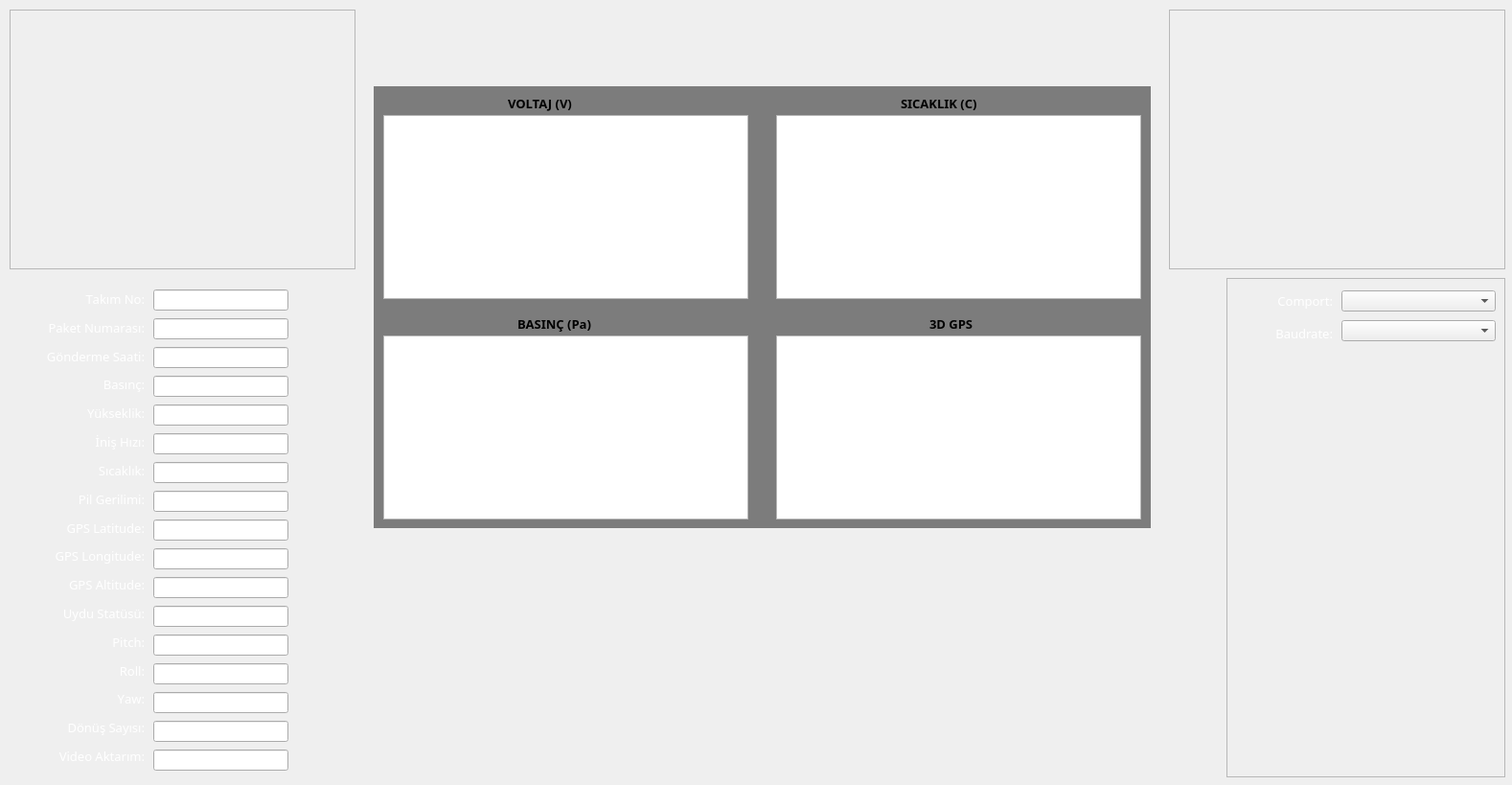
<?xml version="1.0" encoding="UTF-8"?>
<ui version="4.0">
 <class>Form</class>
 <widget class="QWidget" name="Form">
  <property name="geometry">
   <rect>
    <x>0</x>
    <y>0</y>
    <width>1578</width>
    <height>819</height>
   </rect>
  </property>
  <property name="windowTitle">
   <string>Gazi Uzay Cihangir İHA </string>
  </property>
  <property name="windowIcon">
   <iconset>
    <normaloff>gazi-icon.ico</normaloff>gazi-icon.ico</iconset>
  </property>
  <widget class="QLabel" name="label">
   <property name="geometry">
    <rect>
     <x>10</x>
     <y>10</y>
     <width>361</width>
     <height>271</height>
    </rect>
   </property>
   <property name="frameShape">
    <enum>QFrame::StyledPanel</enum>
   </property>
   <property name="frameShadow">
    <enum>QFrame::Raised</enum>
   </property>
   <property name="text">
    <string/>
   </property>
   <property name="pixmap">
    <pixmap>uzay2.jpg!d</pixmap>
   </property>
  </widget>
  <widget class="QLabel" name="label_4">
   <property name="geometry">
    <rect>
     <x>60</x>
     <y>20</y>
     <width>251</width>
     <height>251</height>
    </rect>
   </property>
   <property name="text">
    <string/>
   </property>
   <property name="pixmap">
    <pixmap>gazi-icon.ico</pixmap>
   </property>
  </widget>
  <widget class="QLabel" name="label_2">
   <property name="geometry">
    <rect>
     <x>10</x>
     <y>290</y>
     <width>301</width>
     <height>521</height>
    </rect>
   </property>
   <property name="text">
    <string/>
   </property>
   <property name="pixmap">
    <pixmap>uzay2.jpg!d</pixmap>
   </property>
  </widget>
  <widget class="QWidget" name="verticalLayoutWidget">
   <property name="geometry">
    <rect>
     <x>20</x>
     <y>300</y>
     <width>131</width>
     <height>501</height>
    </rect>
   </property>
   <property name="font">
    <font>
     <family>Verdana Pro Cond</family>
     <pointsize>10</pointsize>
     <weight>50</weight>
     <bold>false</bold>
     <kerning>false</kerning>
    </font>
   </property>
   <layout class="QVBoxLayout" name="verticalLayout">
    <item>
     <widget class="QLabel" name="label_3">
      <property name="font">
       <font>
        <family>Verdana Pro Cond</family>
        <pointsize>10</pointsize>
        <weight>50</weight>
        <bold>false</bold>
        <kerning>false</kerning>
       </font>
      </property>
      <property name="styleSheet">
       <string notr="true">color: rgb(255, 255, 255);</string>
      </property>
      <property name="text">
       <string>Takım No:</string>
      </property>
      <property name="alignment">
       <set>Qt::AlignRight|Qt::AlignTrailing|Qt::AlignVCenter</set>
      </property>
     </widget>
    </item>
    <item>
     <widget class="QLabel" name="label_5">
      <property name="font">
       <font>
        <family>Verdana Pro Cond</family>
        <pointsize>10</pointsize>
        <weight>50</weight>
        <bold>false</bold>
        <kerning>false</kerning>
       </font>
      </property>
      <property name="styleSheet">
       <string notr="true">color: rgb(255, 255, 255);</string>
      </property>
      <property name="text">
       <string>Paket Numarası:</string>
      </property>
      <property name="alignment">
       <set>Qt::AlignRight|Qt::AlignTrailing|Qt::AlignVCenter</set>
      </property>
     </widget>
    </item>
    <item>
     <widget class="QLabel" name="label_6">
      <property name="font">
       <font>
        <family>Verdana Pro Cond</family>
        <pointsize>10</pointsize>
        <weight>50</weight>
        <bold>false</bold>
        <kerning>false</kerning>
       </font>
      </property>
      <property name="styleSheet">
       <string notr="true">color: rgb(255, 255, 255);</string>
      </property>
      <property name="text">
       <string>Gönderme Saati:</string>
      </property>
      <property name="alignment">
       <set>Qt::AlignRight|Qt::AlignTrailing|Qt::AlignVCenter</set>
      </property>
     </widget>
    </item>
    <item>
     <widget class="QLabel" name="label_7">
      <property name="font">
       <font>
        <family>Verdana Pro Cond</family>
        <pointsize>10</pointsize>
        <weight>50</weight>
        <bold>false</bold>
        <kerning>false</kerning>
       </font>
      </property>
      <property name="styleSheet">
       <string notr="true">color: rgb(255, 255, 255);</string>
      </property>
      <property name="text">
       <string>Basınç:</string>
      </property>
      <property name="alignment">
       <set>Qt::AlignRight|Qt::AlignTrailing|Qt::AlignVCenter</set>
      </property>
     </widget>
    </item>
    <item>
     <widget class="QLabel" name="label_10">
      <property name="font">
       <font>
        <family>Verdana Pro Cond</family>
        <pointsize>10</pointsize>
        <weight>50</weight>
        <bold>false</bold>
        <kerning>false</kerning>
       </font>
      </property>
      <property name="styleSheet">
       <string notr="true">color: rgb(255, 255, 255);</string>
      </property>
      <property name="text">
       <string>Yükseklik:</string>
      </property>
      <property name="alignment">
       <set>Qt::AlignRight|Qt::AlignTrailing|Qt::AlignVCenter</set>
      </property>
     </widget>
    </item>
    <item>
     <widget class="QLabel" name="label_11">
      <property name="font">
       <font>
        <family>Verdana Pro Cond</family>
        <pointsize>10</pointsize>
        <weight>50</weight>
        <bold>false</bold>
        <kerning>false</kerning>
       </font>
      </property>
      <property name="styleSheet">
       <string notr="true">color: rgb(255, 255, 255);</string>
      </property>
      <property name="text">
       <string>İniş Hızı:</string>
      </property>
      <property name="alignment">
       <set>Qt::AlignRight|Qt::AlignTrailing|Qt::AlignVCenter</set>
      </property>
     </widget>
    </item>
    <item>
     <widget class="QLabel" name="label_12">
      <property name="font">
       <font>
        <family>Verdana Pro Cond</family>
        <pointsize>10</pointsize>
        <weight>50</weight>
        <bold>false</bold>
        <kerning>false</kerning>
       </font>
      </property>
      <property name="styleSheet">
       <string notr="true">color: rgb(255, 255, 255);</string>
      </property>
      <property name="text">
       <string>Sıcaklık:</string>
      </property>
      <property name="alignment">
       <set>Qt::AlignRight|Qt::AlignTrailing|Qt::AlignVCenter</set>
      </property>
     </widget>
    </item>
    <item>
     <widget class="QLabel" name="label_14">
      <property name="font">
       <font>
        <family>Verdana Pro Cond</family>
        <pointsize>10</pointsize>
        <weight>50</weight>
        <bold>false</bold>
        <kerning>false</kerning>
       </font>
      </property>
      <property name="styleSheet">
       <string notr="true">color: rgb(255, 255, 255);</string>
      </property>
      <property name="text">
       <string>Pil Gerilimi:</string>
      </property>
      <property name="alignment">
       <set>Qt::AlignRight|Qt::AlignTrailing|Qt::AlignVCenter</set>
      </property>
     </widget>
    </item>
    <item>
     <widget class="QLabel" name="label_15">
      <property name="font">
       <font>
        <family>Verdana Pro Cond</family>
        <pointsize>10</pointsize>
        <weight>50</weight>
        <bold>false</bold>
        <kerning>false</kerning>
       </font>
      </property>
      <property name="styleSheet">
       <string notr="true">color: rgb(255, 255, 255);</string>
      </property>
      <property name="text">
       <string>GPS Latitude:</string>
      </property>
      <property name="alignment">
       <set>Qt::AlignRight|Qt::AlignTrailing|Qt::AlignVCenter</set>
      </property>
     </widget>
    </item>
    <item>
     <widget class="QLabel" name="label_16">
      <property name="font">
       <font>
        <family>Verdana Pro Cond</family>
        <pointsize>10</pointsize>
        <weight>50</weight>
        <bold>false</bold>
        <kerning>false</kerning>
       </font>
      </property>
      <property name="styleSheet">
       <string notr="true">color: rgb(255, 255, 255);</string>
      </property>
      <property name="text">
       <string>GPS Longitude:</string>
      </property>
      <property name="alignment">
       <set>Qt::AlignRight|Qt::AlignTrailing|Qt::AlignVCenter</set>
      </property>
     </widget>
    </item>
    <item>
     <widget class="QLabel" name="label_17">
      <property name="font">
       <font>
        <family>Verdana Pro Cond</family>
        <pointsize>10</pointsize>
        <weight>50</weight>
        <bold>false</bold>
        <kerning>false</kerning>
       </font>
      </property>
      <property name="styleSheet">
       <string notr="true">color: rgb(255, 255, 255);</string>
      </property>
      <property name="text">
       <string>GPS Altitude:</string>
      </property>
      <property name="alignment">
       <set>Qt::AlignRight|Qt::AlignTrailing|Qt::AlignVCenter</set>
      </property>
     </widget>
    </item>
    <item>
     <widget class="QLabel" name="label_18">
      <property name="font">
       <font>
        <family>Verdana Pro Cond</family>
        <pointsize>10</pointsize>
        <weight>50</weight>
        <bold>false</bold>
        <kerning>false</kerning>
       </font>
      </property>
      <property name="styleSheet">
       <string notr="true">color: rgb(255, 255, 255);</string>
      </property>
      <property name="text">
       <string>Uydu Statüsü:</string>
      </property>
      <property name="alignment">
       <set>Qt::AlignRight|Qt::AlignTrailing|Qt::AlignVCenter</set>
      </property>
     </widget>
    </item>
    <item>
     <widget class="QLabel" name="label_19">
      <property name="font">
       <font>
        <family>Verdana Pro Cond</family>
        <pointsize>10</pointsize>
        <weight>50</weight>
        <bold>false</bold>
        <kerning>false</kerning>
       </font>
      </property>
      <property name="styleSheet">
       <string notr="true">color: rgb(255, 255, 255);</string>
      </property>
      <property name="text">
       <string>Pitch:</string>
      </property>
      <property name="alignment">
       <set>Qt::AlignRight|Qt::AlignTrailing|Qt::AlignVCenter</set>
      </property>
     </widget>
    </item>
    <item>
     <widget class="QLabel" name="label_8">
      <property name="font">
       <font>
        <family>Verdana Pro Cond</family>
        <pointsize>10</pointsize>
        <weight>50</weight>
        <bold>false</bold>
        <kerning>false</kerning>
       </font>
      </property>
      <property name="styleSheet">
       <string notr="true">color: rgb(255, 255, 255);
</string>
      </property>
      <property name="text">
       <string>Roll:</string>
      </property>
      <property name="alignment">
       <set>Qt::AlignRight|Qt::AlignTrailing|Qt::AlignVCenter</set>
      </property>
     </widget>
    </item>
    <item>
     <widget class="QLabel" name="label_9">
      <property name="font">
       <font>
        <family>Verdana Pro Cond</family>
        <pointsize>10</pointsize>
        <weight>50</weight>
        <bold>false</bold>
        <kerning>false</kerning>
       </font>
      </property>
      <property name="styleSheet">
       <string notr="true">color: rgb(255, 255, 255);</string>
      </property>
      <property name="text">
       <string>Yaw:</string>
      </property>
      <property name="alignment">
       <set>Qt::AlignRight|Qt::AlignTrailing|Qt::AlignVCenter</set>
      </property>
     </widget>
    </item>
    <item>
     <widget class="QLabel" name="label_13">
      <property name="font">
       <font>
        <family>Verdana Pro Cond</family>
        <pointsize>10</pointsize>
        <weight>50</weight>
        <bold>false</bold>
        <kerning>false</kerning>
       </font>
      </property>
      <property name="styleSheet">
       <string notr="true">color: rgb(255, 255, 255);</string>
      </property>
      <property name="text">
       <string>Dönüş Sayısı:</string>
      </property>
      <property name="alignment">
       <set>Qt::AlignRight|Qt::AlignTrailing|Qt::AlignVCenter</set>
      </property>
     </widget>
    </item>
    <item>
     <widget class="QLabel" name="label_37">
      <property name="font">
       <font>
        <family>Verdana Pro Cond</family>
        <pointsize>10</pointsize>
        <weight>50</weight>
        <bold>false</bold>
        <kerning>false</kerning>
       </font>
      </property>
      <property name="styleSheet">
       <string notr="true">color: rgb(255, 255, 255);</string>
      </property>
      <property name="text">
       <string>Video Aktarım:</string>
      </property>
      <property name="alignment">
       <set>Qt::AlignRight|Qt::AlignTrailing|Qt::AlignVCenter</set>
      </property>
     </widget>
    </item>
   </layout>
  </widget>
  <widget class="QWidget" name="verticalLayoutWidget_2">
   <property name="geometry">
    <rect>
     <x>160</x>
     <y>300</y>
     <width>141</width>
     <height>521</height>
    </rect>
   </property>
   <layout class="QVBoxLayout" name="verticalLayout_2">
    <item>
     <widget class="QLineEdit" name="lineEdit"/>
    </item>
    <item>
     <widget class="QLineEdit" name="lineEdit_2"/>
    </item>
    <item>
     <widget class="QLineEdit" name="lineEdit_3"/>
    </item>
    <item>
     <widget class="QLineEdit" name="lineEdit_4"/>
    </item>
    <item>
     <widget class="QLineEdit" name="lineEdit_5"/>
    </item>
    <item>
     <widget class="QLineEdit" name="lineEdit_6"/>
    </item>
    <item>
     <widget class="QLineEdit" name="lineEdit_7">
      <property name="inputMask">
       <string notr="true"/>
      </property>
      <property name="frame">
       <bool>true</bool>
      </property>
      <property name="echoMode">
       <enum>QLineEdit::Normal</enum>
      </property>
      <property name="alignment">
       <set>Qt::AlignRight|Qt::AlignTrailing|Qt::AlignVCenter</set>
      </property>
      <property name="dragEnabled">
       <bool>false</bool>
      </property>
      <property name="cursorMoveStyle">
       <enum>Qt::LogicalMoveStyle</enum>
      </property>
      <property name="clearButtonEnabled">
       <bool>false</bool>
      </property>
     </widget>
    </item>
    <item>
     <widget class="QLineEdit" name="lineEdit_8"/>
    </item>
    <item>
     <widget class="QLineEdit" name="lineEdit_9"/>
    </item>
    <item>
     <widget class="QLineEdit" name="lineEdit_10"/>
    </item>
    <item>
     <widget class="QLineEdit" name="lineEdit_11"/>
    </item>
    <item>
     <widget class="QLineEdit" name="lineEdit_12"/>
    </item>
    <item>
     <widget class="QLineEdit" name="lineEdit_13"/>
    </item>
    <item>
     <widget class="QLineEdit" name="lineEdit_14"/>
    </item>
    <item>
     <widget class="QLineEdit" name="lineEdit_15"/>
    </item>
    <item>
     <widget class="QLineEdit" name="lineEdit_16"/>
    </item>
    <item>
     <widget class="QLineEdit" name="lineEdit_17"/>
    </item>
   </layout>
  </widget>
  <widget class="QLabel" name="label_20">
   <property name="geometry">
    <rect>
     <x>380</x>
     <y>10</y>
     <width>831</width>
     <height>801</height>
    </rect>
   </property>
   <property name="text">
    <string/>
   </property>
   <property name="pixmap">
    <pixmap>uzay2.jpg!d</pixmap>
   </property>
  </widget>
  <widget class="QLabel" name="label_21">
   <property name="geometry">
    <rect>
     <x>1220</x>
     <y>10</y>
     <width>351</width>
     <height>271</height>
    </rect>
   </property>
   <property name="frameShape">
    <enum>QFrame::StyledPanel</enum>
   </property>
   <property name="frameShadow">
    <enum>QFrame::Raised</enum>
   </property>
   <property name="text">
    <string/>
   </property>
   <property name="pixmap">
    <pixmap>uzay2.jpg!d</pixmap>
   </property>
  </widget>
  <widget class="QLabel" name="label_22">
   <property name="geometry">
    <rect>
     <x>660</x>
     <y>560</y>
     <width>251</width>
     <height>251</height>
    </rect>
   </property>
   <property name="text">
    <string/>
   </property>
   <property name="pixmap">
    <pixmap>gazi-icon.ico</pixmap>
   </property>
  </widget>
  <widget class="QLabel" name="label_23">
   <property name="geometry">
    <rect>
     <x>390</x>
     <y>90</y>
     <width>811</width>
     <height>461</height>
    </rect>
   </property>
   <property name="styleSheet">
    <string notr="true">background-color: rgb(124, 124, 124);</string>
   </property>
   <property name="text">
    <string/>
   </property>
  </widget>
  <widget class="QGraphicsView" name="graphicsView">
   <property name="geometry">
    <rect>
     <x>400</x>
     <y>120</y>
     <width>381</width>
     <height>192</height>
    </rect>
   </property>
   <property name="backgroundBrush">
    <brush brushstyle="NoBrush">
     <color alpha="255">
      <red>0</red>
      <green>0</green>
      <blue>0</blue>
     </color>
    </brush>
   </property>
  </widget>
  <widget class="QLabel" name="label_24">
   <property name="geometry">
    <rect>
     <x>530</x>
     <y>100</y>
     <width>81</width>
     <height>16</height>
    </rect>
   </property>
   <property name="font">
    <font>
     <family>Verdana Pro Cond Semibold</family>
     <pointsize>10</pointsize>
     <weight>75</weight>
     <bold>true</bold>
    </font>
   </property>
   <property name="text">
    <string>VOLTAJ (V)</string>
   </property>
  </widget>
  <widget class="QLabel" name="label_25">
   <property name="geometry">
    <rect>
     <x>940</x>
     <y>100</y>
     <width>101</width>
     <height>16</height>
    </rect>
   </property>
   <property name="font">
    <font>
     <family>Verdana Pro Cond Semibold</family>
     <pointsize>10</pointsize>
     <weight>75</weight>
     <bold>true</bold>
    </font>
   </property>
   <property name="text">
    <string>SICAKLIK (C)</string>
   </property>
  </widget>
  <widget class="QLabel" name="label_26">
   <property name="geometry">
    <rect>
     <x>540</x>
     <y>330</y>
     <width>101</width>
     <height>16</height>
    </rect>
   </property>
   <property name="font">
    <font>
     <family>Verdana Pro Cond Semibold</family>
     <pointsize>10</pointsize>
     <weight>75</weight>
     <bold>true</bold>
    </font>
   </property>
   <property name="text">
    <string>BASINÇ (Pa)</string>
   </property>
  </widget>
  <widget class="QLabel" name="label_27">
   <property name="geometry">
    <rect>
     <x>970</x>
     <y>330</y>
     <width>61</width>
     <height>16</height>
    </rect>
   </property>
   <property name="font">
    <font>
     <family>Verdana Pro Cond Semibold</family>
     <pointsize>10</pointsize>
     <weight>75</weight>
     <bold>true</bold>
    </font>
   </property>
   <property name="text">
    <string>3D GPS</string>
   </property>
  </widget>
  <widget class="QGraphicsView" name="graphicsView_2">
   <property name="geometry">
    <rect>
     <x>810</x>
     <y>120</y>
     <width>381</width>
     <height>192</height>
    </rect>
   </property>
   <property name="backgroundBrush">
    <brush brushstyle="NoBrush">
     <color alpha="255">
      <red>0</red>
      <green>0</green>
      <blue>0</blue>
     </color>
    </brush>
   </property>
  </widget>
  <widget class="QGraphicsView" name="graphicsView_3">
   <property name="geometry">
    <rect>
     <x>400</x>
     <y>350</y>
     <width>381</width>
     <height>192</height>
    </rect>
   </property>
   <property name="backgroundBrush">
    <brush brushstyle="NoBrush">
     <color alpha="255">
      <red>0</red>
      <green>0</green>
      <blue>0</blue>
     </color>
    </brush>
   </property>
  </widget>
  <widget class="QGraphicsView" name="graphicsView_4">
   <property name="geometry">
    <rect>
     <x>810</x>
     <y>350</y>
     <width>381</width>
     <height>192</height>
    </rect>
   </property>
   <property name="backgroundBrush">
    <brush brushstyle="NoBrush">
     <color alpha="255">
      <red>0</red>
      <green>0</green>
      <blue>0</blue>
     </color>
    </brush>
   </property>
  </widget>
  <widget class="QLabel" name="label_28">
   <property name="geometry">
    <rect>
     <x>1280</x>
     <y>290</y>
     <width>291</width>
     <height>521</height>
    </rect>
   </property>
   <property name="frameShape">
    <enum>QFrame::StyledPanel</enum>
   </property>
   <property name="frameShadow">
    <enum>QFrame::Raised</enum>
   </property>
   <property name="text">
    <string/>
   </property>
   <property name="pixmap">
    <pixmap>uzay2.jpg!d</pixmap>
   </property>
  </widget>
  <widget class="QWidget" name="verticalLayoutWidget_3">
   <property name="geometry">
    <rect>
     <x>1300</x>
     <y>300</y>
     <width>91</width>
     <height>61</height>
    </rect>
   </property>
   <layout class="QVBoxLayout" name="verticalLayout_3">
    <item>
     <widget class="QLabel" name="label_29">
      <property name="font">
       <font>
        <family>Verdana Pro Cond</family>
        <pointsize>10</pointsize>
       </font>
      </property>
      <property name="styleSheet">
       <string notr="true">color: rgb(255, 255, 255);</string>
      </property>
      <property name="text">
       <string>Comport:</string>
      </property>
      <property name="alignment">
       <set>Qt::AlignRight|Qt::AlignTrailing|Qt::AlignVCenter</set>
      </property>
     </widget>
    </item>
    <item>
     <widget class="QLabel" name="label_30">
      <property name="font">
       <font>
        <family>Verdana Pro Cond</family>
        <pointsize>10</pointsize>
       </font>
      </property>
      <property name="styleSheet">
       <string notr="true">color: rgb(255, 255, 255);</string>
      </property>
      <property name="text">
       <string>Baudrate:</string>
      </property>
      <property name="alignment">
       <set>Qt::AlignRight|Qt::AlignTrailing|Qt::AlignVCenter</set>
      </property>
     </widget>
    </item>
   </layout>
  </widget>
  <widget class="QWidget" name="verticalLayoutWidget_4">
   <property name="geometry">
    <rect>
     <x>1400</x>
     <y>300</y>
     <width>161</width>
     <height>61</height>
    </rect>
   </property>
   <layout class="QVBoxLayout" name="verticalLayout_4">
    <item>
     <widget class="QComboBox" name="comboBox"/>
    </item>
    <item>
     <widget class="QComboBox" name="comboBox_2"/>
    </item>
   </layout>
  </widget>
 </widget>
 <tabstops>
  <tabstop>graphicsView</tabstop>
  <tabstop>graphicsView_2</tabstop>
  <tabstop>graphicsView_3</tabstop>
  <tabstop>graphicsView_4</tabstop>
  <tabstop>lineEdit</tabstop>
  <tabstop>lineEdit_2</tabstop>
  <tabstop>lineEdit_3</tabstop>
  <tabstop>lineEdit_4</tabstop>
  <tabstop>lineEdit_5</tabstop>
  <tabstop>lineEdit_6</tabstop>
  <tabstop>lineEdit_7</tabstop>
  <tabstop>lineEdit_8</tabstop>
  <tabstop>lineEdit_9</tabstop>
  <tabstop>lineEdit_10</tabstop>
  <tabstop>lineEdit_11</tabstop>
  <tabstop>lineEdit_12</tabstop>
  <tabstop>lineEdit_13</tabstop>
  <tabstop>lineEdit_14</tabstop>
  <tabstop>lineEdit_15</tabstop>
  <tabstop>lineEdit_16</tabstop>
  <tabstop>lineEdit_17</tabstop>
 </tabstops>
 <resources/>
 <connections/>
</ui>
